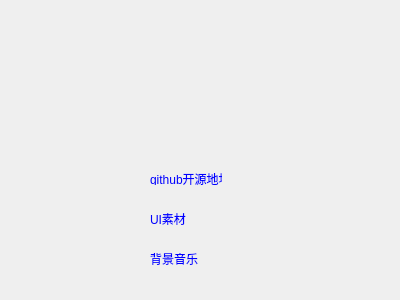
<?xml version="1.0" encoding="UTF-8"?>
<ui version="4.0">
 <class>about</class>
 <widget class="QWidget" name="about">
  <property name="geometry">
   <rect>
    <x>0</x>
    <y>0</y>
    <width>400</width>
    <height>300</height>
   </rect>
  </property>
  <property name="sizePolicy">
   <sizepolicy hsizetype="Fixed" vsizetype="Fixed">
    <horstretch>0</horstretch>
    <verstretch>0</verstretch>
   </sizepolicy>
  </property>
  <property name="windowTitle">
   <string>关于</string>
  </property>
  <property name="windowIcon">
   <iconset resource="haah.qrc">
    <normaloff>:/PNG/buttonSquare_blue_pressed.png</normaloff>:/PNG/buttonSquare_blue_pressed.png</iconset>
  </property>
  <property name="styleSheet">
   <string notr="true">background-image: url(:/PNG/buttonSquare_blue_pressed.png);</string>
  </property>
  <widget class="QWidget" name="widget" native="true">
   <property name="geometry">
    <rect>
     <x>0</x>
     <y>0</y>
     <width>401</width>
     <height>301</height>
    </rect>
   </property>
   <widget class="QLabel" name="label_3">
    <property name="geometry">
     <rect>
      <x>150</x>
      <y>210</y>
      <width>72</width>
      <height>15</height>
     </rect>
    </property>
    <property name="styleSheet">
     <string notr="true">background-image: url(:/PNG/buttonLong_beige.png);</string>
    </property>
    <property name="text">
     <string>&lt;html&gt;&lt;head/&gt;&lt;body&gt;&lt;p&gt;&lt;a href=&quot;https://kenney.nl/assets/tag:interface?sort=update&quot;&gt;&lt;span style=&quot; text-decoration: underline; color:#0000ff;&quot;&gt;UI素材&lt;/span&gt;&lt;/a&gt;&lt;/p&gt;&lt;/body&gt;&lt;/html&gt;</string>
    </property>
    <property name="openExternalLinks">
     <bool>true</bool>
    </property>
   </widget>
   <widget class="QLabel" name="label_2">
    <property name="geometry">
     <rect>
      <x>150</x>
      <y>250</y>
      <width>72</width>
      <height>15</height>
     </rect>
    </property>
    <property name="styleSheet">
     <string notr="true">background-image: url(:/PNG/buttonLong_beige.png);</string>
    </property>
    <property name="text">
     <string>&lt;html&gt;&lt;head/&gt;&lt;body&gt;&lt;p&gt;&lt;a href=&quot;https://tools.liumingye.cn/music/#/search/M/song/8bit&quot;&gt;&lt;span style=&quot; text-decoration: underline; color:#0000ff;&quot;&gt;背景音乐&lt;/span&gt;&lt;/a&gt;&lt;/p&gt;&lt;/body&gt;&lt;/html&gt;</string>
    </property>
    <property name="openExternalLinks">
     <bool>true</bool>
    </property>
   </widget>
   <widget class="QLabel" name="label">
    <property name="geometry">
     <rect>
      <x>150</x>
      <y>170</y>
      <width>72</width>
      <height>15</height>
     </rect>
    </property>
    <property name="styleSheet">
     <string notr="true">background-image: url(:/PNG/buttonLong_beige.png);</string>
    </property>
    <property name="text">
     <string>&lt;html&gt;&lt;head/&gt;&lt;body&gt;&lt;p&gt;&lt;a href=&quot;https://github.com/xingwangzhe/Tetris&quot;&gt;&lt;span style=&quot; text-decoration: underline; color:#0000ff;&quot;&gt;github开源地址&lt;/span&gt;&lt;/a&gt;&lt;/p&gt;&lt;/body&gt;&lt;/html&gt;</string>
    </property>
    <property name="openExternalLinks">
     <bool>true</bool>
    </property>
   </widget>
  </widget>
 </widget>
 <resources>
  <include location="haah.qrc"/>
 </resources>
 <connections/>
</ui>
